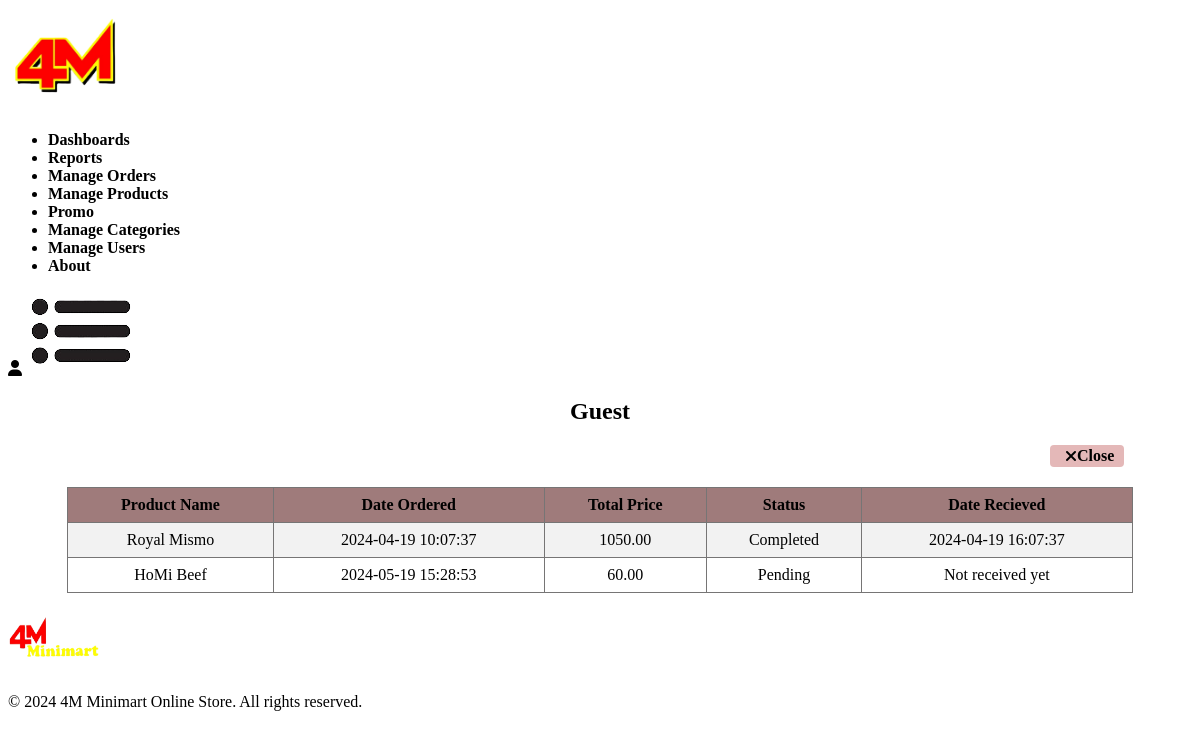
Page /admin/view_user_order.php?user_id=27 on the committed database.
### tables this page shows
CREATE TABLE `orders_details` (
  `orders_details_id` int(11) NOT NULL,
  `quantity` int(11) NOT NULL,
  `price` double NOT NULL,
  `order_id` int(11) NOT NULL,
  `product_id` int(11) NOT NULL
);

CREATE TABLE `products` (
  `product_id` int(11) NOT NULL,
  `type_code` bigint(20) DEFAULT NULL,
  `prod_desc` varchar(255) DEFAULT NULL,
  `prod_name` varchar(50) NOT NULL,
  `discounted_price` double(10,2) DEFAULT NULL,
  `retail_price` double(10,2) DEFAULT NULL,
  `stock` int(11) NOT NULL,
  `photo` varchar(255) NOT NULL,
  `expiration_date` date DEFAULT NULL,
  `category_id` int(11) NOT NULL
);

CREATE TABLE `orders` (
  `order_id` int(11) NOT NULL,
  `date_ordered` datetime NOT NULL,
  `total_price` decimal(10,2) NOT NULL,
  `address_id` int(11) NOT NULL,
  `user_id` int(11) NOT NULL,
  `order_status` enum('Pending','ToShip','ToReceive','Completed') NOT NULL DEFAULT 'Pending',
  `delivery_option` varchar(10) DEFAULT NULL,
  `date_received` datetime NOT NULL DEFAULT current_timestamp()
);

### admin/view_user_order.php (the view, shortened to what this page needs)
<?php
require '../DB/db_con.php';
if(isset($_GET['user_id'])) {
    $user_id = $_GET['user_id'];
    try {
        $sql = "SELECT * FROM orders
        INNER JOIN orders_details ON orders.order_id = orders_details.order_id
        INNER JOIN products ON orders_details.product_id = products.product_id
        WHERE user_id = :user_id";
        $stmt = $pdo->prepare($sql);
        $stmt->execute(['user_id' => $user_id]);
        $user_order = $stmt->fetchAll(PDO::FETCH_ASSOC);
    } catch (PDOException $e) {
        die("PDOException: " . $e->getMessage());
    } catch (Exception $e) {
        die("Error: " . $e->getMessage());
    }
}
?>
<!DOCTYPE html>
<html lang="en">
<head>
    <link rel="stylesheet" href="https://stackpath.bootstrapcdn.com/font-awesome/4.7.0/css/font-awesome.min.css">
    <link rel="stylesheet" href="../scss/style.scss">
</head>
<body>
<div class="header">
    <div class="container">
        <div class="navbar">
        <div class="logo">
            <a href="http://localhost/E-commerce/admin/admin_dash.php">
                <img src="../images/Logo.png" class= "pic" width="125">
            </a>
        </div>
        <nav id="menuItems">
        <ul>
        <li><a href="http://localhost/E-commerce/admin/admin_dash.php">Dashboards</a></li>
        <li><a href="http://localhost/E-commerce/admin/reports.php">Reports</a></li>
            <li><a href="http://localhost/E-commerce/admin/manage_order.php">Manage Orders</a></li>
            <li><a href="http://localhost/E-commerce/admin/products.php">Manage Products</a></li>
            <li><a href="http://localhost/E-commerce/admin/promo.php">Promo</a></li>
            <li><a href="http://localhost/E-commerce/admin/category.php">Manage Categories</a></li>
            <li><a href="http://localhost/E-commerce/admin/user.php">Manage Users</a></li>
            <li><a href="http://localhost/E-commerce/admin/about.php">About</a></li>
        </ul>
        </nav>
        <div class="setting-sec">
            <a href="http://localhost/E-commerce/Account.php">
            <i class="fa-solid fa-user"></i>
            </a>
        <img src="../images/menu.png" class="menu-icon" onclick="menutoggle()">
        </div>
    </div>
    </div>
</div>
<div class="user-order-container">
    <h2 style="text-align: center;"><?php echo $_SESSION['username'] ?? 'Guest'; ?></h2>
    <a href="http://localhost/E-commerce/admin/admin_dash.php"  class="btn-close" ><i class="fa fa-close"></i> Close</a>
    <table>
    <tr>
            <th>Product Name</th>
            <th>Date Ordered</th>
            <th>Total Price</th>
            <th>Status</th>
            <th>Date Recieved</th>
        </tr>
        <?php foreach ($user_order as $order) : ?>
            <tr>
            <td><?php echo $order['prod_name']; ?></td>
            <td><?php echo $order['date_ordered']; ?></td>
            <td><?php echo $order['total_price']; ?></td>
            <td><?php echo $order['order_status']; ?></td>
            <td><?php echo $order['order_status'] == 'Completed' ? ($order['date_received'] ?? 'Not received yet') : 'Not received yet'; ?></td>
            </tr>
        <?php endforeach; ?>
    </table>
</div>
<footer>
    <div class="container">
        <div class="row">
            <div class="footer-col-1">
            <img src="../images/logo2.png" width="100px" height="60px">
            </div>
            <div class="footer-col-2">
            <p>&copy; <?php echo date('Y'); ?> 4M Minimart Online Store. All rights reserved.</p>
            </div>
        </div>
    </div>
</footer>
</html>
</body>

### admin/view_user_order.php (style rules this page uses)
.user-order-container { min-height: calc(100% - 255px); }
a { text-decoration: none; color: #000000; font-weight: bold; }
table { width: 90%; border-collapse: collapse; margin: 20px auto; }
th, td { border: 1px solid #767575; padding: 8px; text-align: center; }
th { background-color: #9f7b7b; color: Black; text-align: center; }
tr:nth-child(even) { background-color: #f2f2f2; }
.edit-button, .btn-add, .btn-close { display: inline-flex; align-items: center; padding: 8px 12px; border-radius: 4px; text-decoration: none; margin-right: 5px; }
.btn-close { background-color: #e4b8b8; padding: 2px 10px; margin-left: 88%; }
.fa { margin-left: 5px; display: inline-block; font: normal normal normal 14px/1 FontAwesome; font-size: inherit; text-rendering: auto; -webkit-font-smoothing: antialiased; -moz-osx-font-smoothing: grayscale }

### rows in the picture
orders_details: product.prod_name "Royal Mismo", order.date_ordered "2024-04-19 10:07:37", order.total_price "1050.00", order.order_status "Completed", order.date_received "2024-04-19 16:07:37"
orders_details: product.prod_name "HoMi Beef", order.date_ordered "2024-05-19 15:28:53", order.total_price "60.00", order.order_status "Pending", shows "Not received yet"

### other values in the picture
$_SESSION['username'] "Guest"
